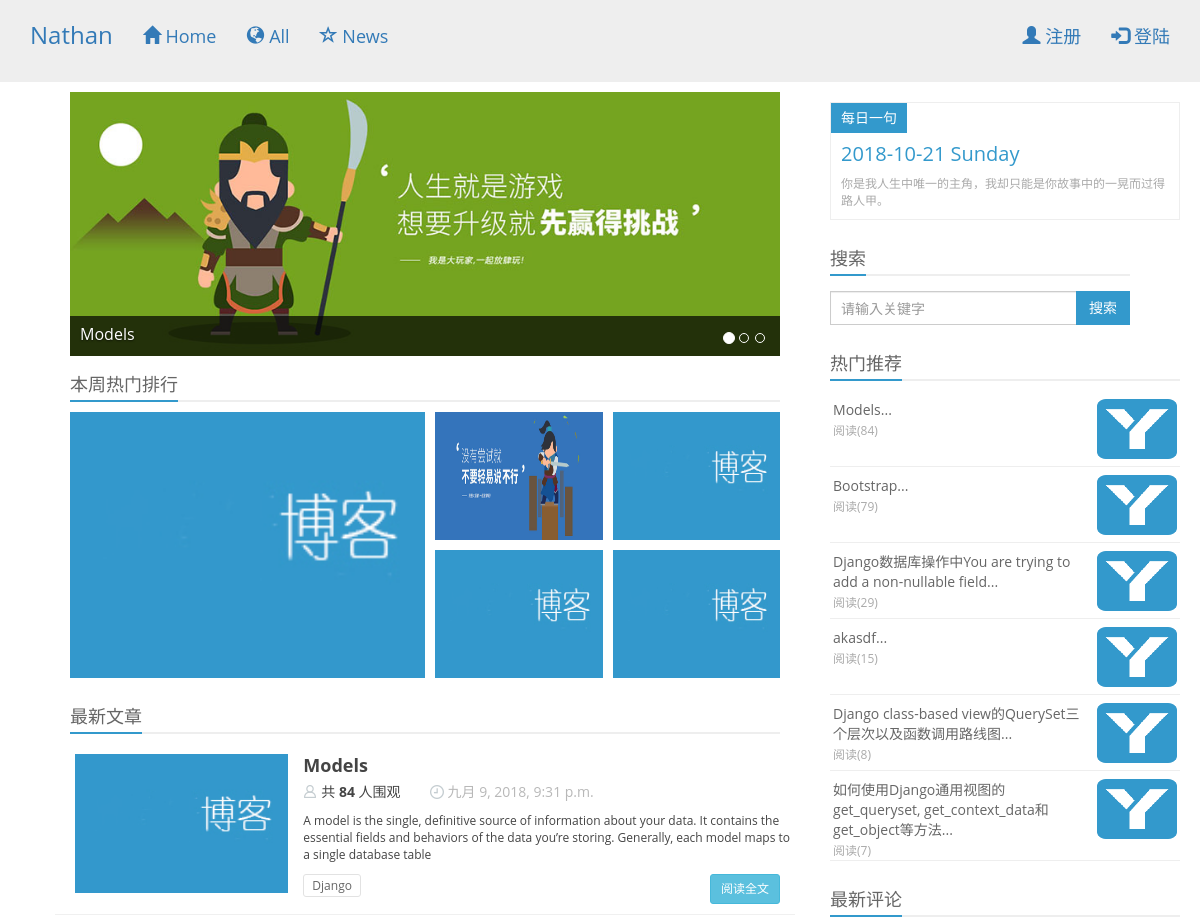
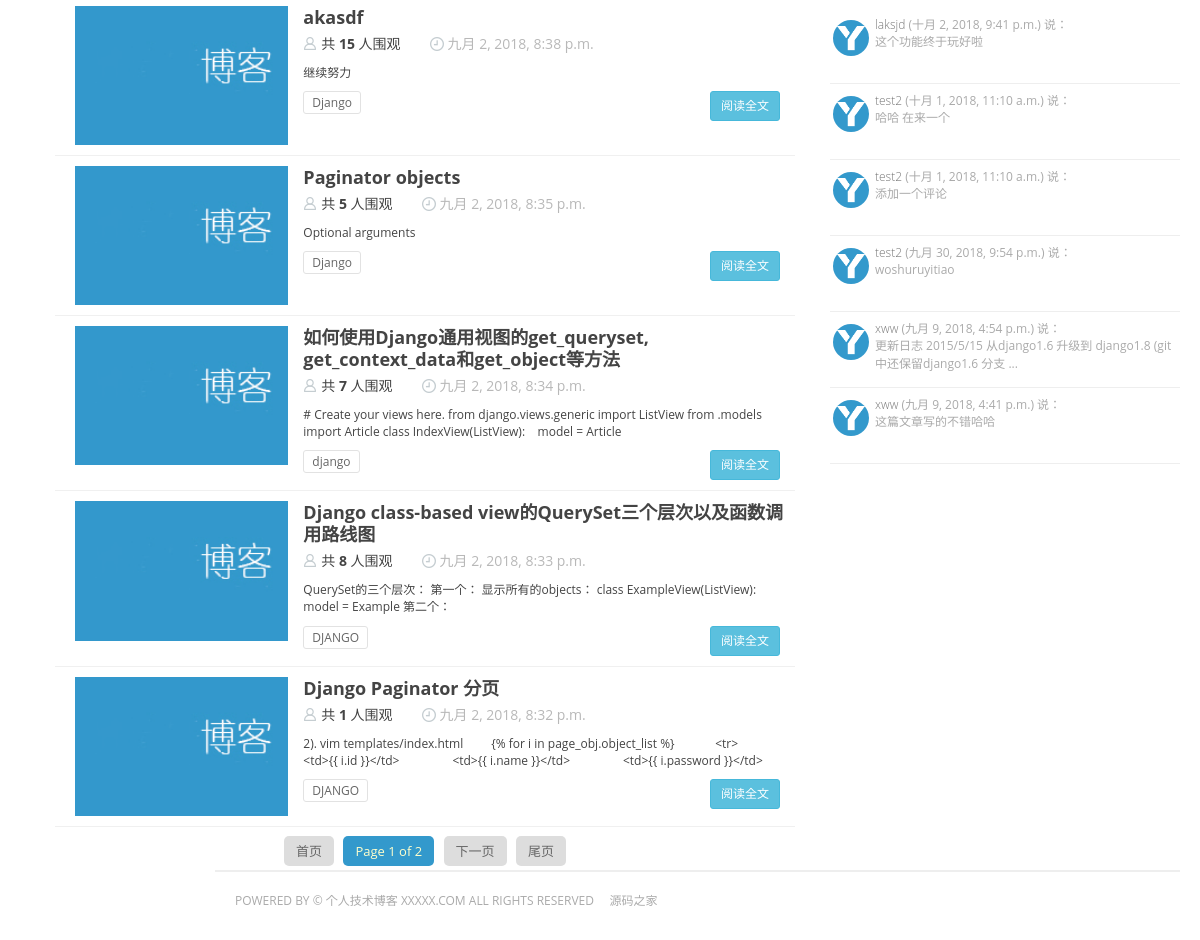
Before: / with the older database file (2 pictures, top to bottom).
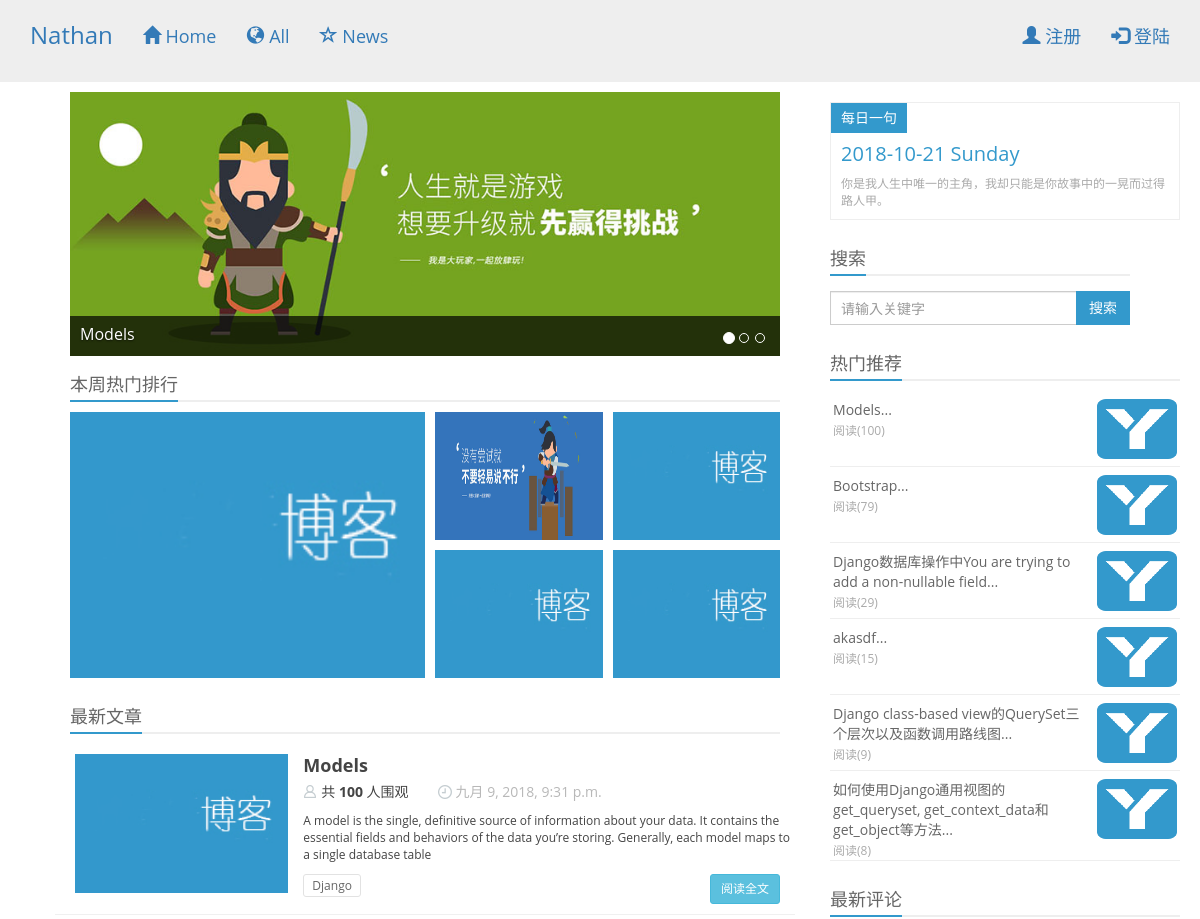
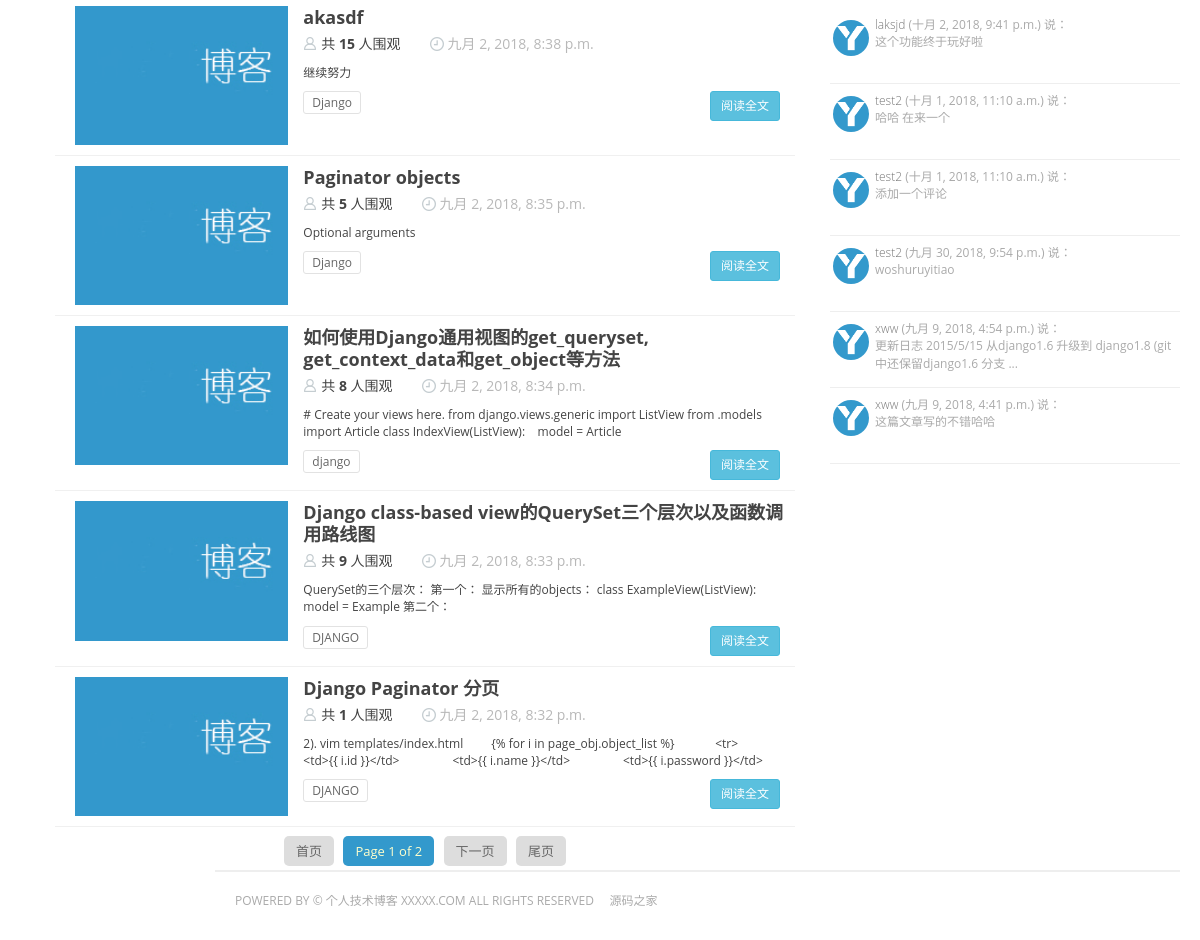
After: the same page with the newer database file (2 pictures, top to bottom).
### blog/models.py (models this page shows, shortened)
class Article(models.Model):
    author = models.ForeignKey(User)
    title = models.CharField(max_length=100)
    content = RichTextField()
    summary = models.TextField(verbose_name=u'摘要')
    view_counter = models.IntegerField(default=0)
    zan_counter = models.IntegerField(default=0)
    tags = models.CharField(max_length=200,null=True,blank=True,
                            verbose_name=u'标签',help_text=u'用逗号分割')
    img = models.CharField(max_length=200, verbose_name=u'文章缩略图', default='/static/img/logo.jpg')
    create_time = models.DateTimeField(u'创建时间',auto_now_add=True)
    def get_tags(self):
        tag_list = self.tags.split(',')
        while '' in tag_list:
            tag_list.remove('')
        return tag_list
    class Meta:
        ordering = ['-create_time',]
    def __unicode__(self):
        return self.title
    __str__ = __unicode__

### blog/views.py (the view)
# urls.py: url(r'^$',IndexView.as_view(),name='index-view'),
class IndexView(BaseMixin, ListView):
    template_name = 'blog/index.html'
    def get_context_data(self,**kwargs):
        kwargs['carousel_page_list'] = Carousel.objects.all()
        article_list = Article.objects.all()
        paginator = Paginator(article_list,6,2)
        pageno = self.request.GET.get('page')
        try:
            contacts = paginator.page(pageno)
        except PageNotAnInteger:
            contacts = paginator.page(1)
        except EmptyPage:
            contacts = paginator.page(paginator.num_pages)
        kwargs['contacts'] = contacts
        return super(IndexView,self).get_context_data(**kwargs)
    def get_queryset(self):
        article_list = Article.objects.order_by("-view_counter")[0:5]
        return article_list

### blog/views.py (called while the page is built)
    def get_context_data(self,*args,**kwargs):
        context = super(BaseMixin,self).get_context_data(**kwargs)
        try:
            context['website_title'] = settings.WEBSITE_TITLE
            context['hot_article_list'] = Article.objects.order_by("-view_counter")[0:6]
            context['hot_comment_list'] = Comment.objects.all()[0:6]
            now_time = time.strftime('%Y-%m-%d %A',time.localtime(time.time()))
            context['now_time'] = now_time
        except Exception as e:
            print("load basic error")
        return context

### blog/templates/blog/index.html (shortened to what this page needs)
{% extends "./base.html" %}
{% block content%}
<div class="content-wrap">
  <div class="content">
      {% if carousel_page_list %}
      {% include "./include/carousel.html"%}
      {% endif %}
      <div class="content-block hot-content hidden-xs">
          <h2 class="title"><strong>本周热门排行</strong></h2>
          <ul>
              {% for article in article_list%}
                  {% if forloop.first %}
                      <li class="large"><a href="{%url 'article-detail-view' article.id %}" target="_blank">
                          <img src="{{ article.img }}" alt="">
                          <h3> {{ article.title }} </h3></a>
                      </li>
                  {% else %}
                      <li><a href="{% url 'article-detail-view' article.id %}" target="_blank">
                          <img src="{{ article.img }}" alt="">
                          <h3> {{ article.title }} </h3></a>
                      </li>
                  {% endif %}
              {% endfor %}
          </ul>
      </div>
      <div class="content-block new-content">
          <h2 class="title"><strong>最新文章</strong></h2>
          {% if contacts.object_list %}
          {% include "./include/new_article.html"%}
          {% endif %}
        <div class="quotes" style="margin-top:15px">
            <a href="?page=1">首页</a>
            <span class="current">Page {{ contacts.number }} of {{ contacts.paginator.num_pages }}</span>
            {% if contacts.has_next %}
                <a href="?page={{ contacts.next_page_number }}">下一页</a>
            {% endif %}
            <a href="?page={{ contacts.paginator.num_pages }}">尾页</a>
        </div>
      </div>
    </div>
</div>
{% include "./include/aside_bar.html" %}
{% endblock%}

### blog/templates/blog/include/new_article.html
<div class="row">
    {% for new_article in contacts.object_list %}
        <div class="news-list">
        <div class="news-img col-xs-5 col-sm-5 col-md-4"> <a target="_blank" href=""><img src="{{ new_article.img }}" alt=""> </a> </div>
        <div class="news-info col-xs-7 col-sm-7 col-md-8">
          <dl>
            <dt> <a href="{%url 'article-detail-view' new_article.id %}" target="_blank" > {{ new_article.title }} </a> </dt>
            <dd><span class="name">共 <strong>{{new_article.view_counter }}</strong> 人围观</span>
                <span class="identity"></span> <span class="time"> {{ new_article.create_time }} </span></dd>
            <dd class="text">{{ new_article.summary }}</dd>
          </dl>
          <div class="news_bot col-sm-7 col-md-8">
              <span class="tags visible-lg visible-md">
                  {% for tag in new_article.get_tags %}
                      <a href="">{{ tag }}</a>
                  {% endfor %}
              </span>
              <span class="look"><a href="{%url 'article-detail-view' new_article.id %}">
                  <button type="button" class="btn btn-sm btn-info">阅读全文</button></a>
              </span>
          </div>
        </div>
        </div>
    {% endfor %}
</div>

### blog/templates/blog/include/aside_bar.html
<aside class="sidebar visible-lg">
    <div class="sentence"> <strong>每日一句</strong>
        <h2>{{ now_time }}</h2>
        <p>你是我人生中唯一的主角，我却只能是你故事中的一晃而过得路人甲。</p>
    </div>
    <div id="search" class="sidebar-block search" role="search">
        <h2 class="title"><strong>搜索</strong></h2>
        <form class="navbar-form" action="search.php" method="post">
            <div class="input-group">
                <input type="text" class="form-control" size="35" placeholder="请输入关键字">
                <span class="input-group-btn">
                    <button class="btn btn-default btn-search" type="submit">搜索</button>
                </span>
            </div>
        </form>
    </div>
    <div class="sidebar-block recommend">
        <h2 class="title"><strong>热门推荐</strong></h2>
        <ul>
            {% for h_article in hot_article_list %}
                <li><a target="_blank" href="{% url 'article-detail-view' h_article.id %}">
                    <span class="thumb"><img src="/static/img/icon/icon.png" alt=""></span>
                    <span class="text">{{h_article.title }}...</span>
                    <span class="text-muted">阅读({{h_article.view_counter }})</span>
                </a></li>
            {% endfor %}
        </ul>
    </div>
    <div class="sidebar-block comment">
        <h2 class="title"><strong>最新评论</strong></h2>
        <ul>
            {% for comment in hot_comment_list %}
                <li data-toggle="tooltip" data-placement="top" title="站长的评论">
                    <a target="_blank" href="">
                        <span class="face"><img src="/static/img/icon/icon.png" alt=""></span>
                        <span class="text"><strong>{{ comment.user.username }}</strong> ({{ comment.create_time }}) 说：<br />
                            {% autoescape on %}
                            {{ comment.text | slice:"60" }}
                            {% endautoescape %}
                            {% if  comment.text|length  > 60%}
                                ...
                            {% endif %}
                        </span>
                    </a>
                </li>
            {% endfor %}
        </ul>
    </div>
</aside>

Changed rows visible on the page:
changed Article "Models": view_counter "84" → "100"
changed Article "Django class-based view的QuerySet三个层次以及函数调用路线图": view_counter "8" → "9"
changed Article "如何使用Django通用视图的get_queryset, get_context_data和get_object等方法": view_counter "7" → "8"
